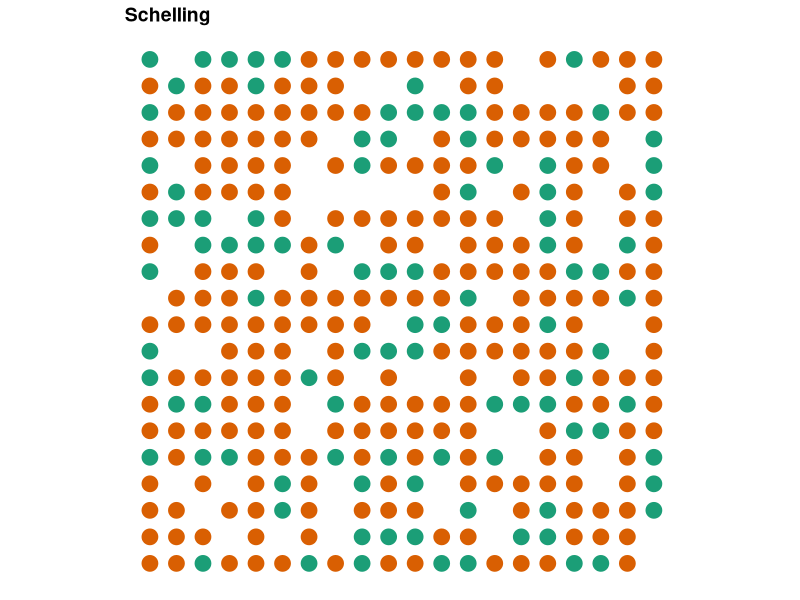

This figure's R source: (Note: a time limit stopped this script after it produced the figure.)
#Schelling Segregation Model with uneven preferences (wrapped)
# Based on David Zimmerman's example at: https://www.r-bloggers.com/agent-based-modelling-with-data-table-or-how-to-model-urban-migration-with-r/

initiateSchelling_wrapped <- function(dimensions = c(10, 10), n_races = 4, perc_empty = 0.2, perc_maj = .75){
  require(data.table)
  # create "races" based on colors
  dims <<- dimensions
  races <<- colours()[1:n_races]
  min_races <- races[2:length(races)]
  
  # get number of homes (equal to number of cells)
  n_homes = prod(dimensions)
  # calculates the number of agents (cells minus the percent of empty homes)
  count_agents <- floor(n_homes * (1 - perc_empty))
  
  # the characteristics that a home can have -- either empty or a particular race
  races <- c("empty", races)
  # the probabilities of a home having each characteristic
  probabilities <- c(perc_empty, 
                     (1-perc_empty)*perc_maj, 
                     rep((1 - perc_empty - (1-perc_empty)*perc_maj)/(n_races-1), times = n_races-1)
  )
  
  # creates the global schelling data.table
  schelling <<- data.table(id = 1:prod(dimensions),
                           x = rep(1:dimensions[1], 
                                   dimensions[2]),
                           y = rep(1:dimensions[2], 
                                   each = dimensions[1]),
                           race = sample(x = races, 
                                         size = n_homes, 
                                         prob = probabilities,
                                         replace = TRUE),
                           # used to find the satisfaction of each home
                           unsatisfied = rep(NA, prod(dimensions)))
}

plotSchelling <- function(title){
  require(data.table)
  require(ggplot2)
  require(RColorBrewer)
  # get races to get the right number of colors
  races <- unique(schelling$race)
  
  # find the dimensions of the grid to get the best dot size
  dims <- c(max(schelling$x), max(schelling$y))
  
  # create colors
  # check if there are 3 or fewer races, 
  # this would create issues with brewer.pal 
  # RColorBrewer otherwise
  if (length(races) <= 3) {
    colors <- brewer.pal(3, "Dark2")
  } else {
    colors <- brewer.pal(length(races), "Dark2")
  }
  
  # plot the graph  
  p <- ggplot(data = schelling[race != "empty"], 
              aes(x = x, y = y, color = race)) + 
    # resize dots to grid
    geom_point(size = 100/sqrt(prod(dims))) +  
    scale_colour_manual(values = colors) + 
    # theme: mostly blank
    theme_bw() + 
    theme(axis.line = element_blank(),
          axis.text.x = element_blank(),
          axis.text.y = element_blank(),
          axis.ticks = element_blank(),
          axis.title.x = element_blank(),
          axis.title.y = element_blank(),
          legend.position = "none",
          panel.background = element_blank(),
          panel.border = element_blank(),
          panel.grid.major = element_blank(),
          panel.grid.minor = element_blank(),
          plot.background = element_blank(),
          plot.title = element_text(lineheight=3, 
                                    face="bold", 
                                    color="black", 
                                    size=14)) +
    # fix axes to avoid distortion in the picture
    coord_fixed(ratio = 1) + 
    # add the title
    ggtitle(title)
  
  return(p)
}

iterate_wrapped_limit <- function(n = 10, dom_sim_threshold = .5, min_sim_threshold = .5, limit = 8){
  require(data.table)
  # subfunction that checks for a given x and y value if the agent is 
  # unsatisfied (returns TRUE or FALSE)
  is.unsatisfied_wrapped <- function(x_value, y_value, 
                                     dom_sim_threshold = dom_sim_threshold,
                                     min_sim_threshold = min_sim_threshold){
    # gets the race and id for the agent
    cur_race <- schelling[x == x_value & y == y_value, race]
    cur_id <- schelling[x == x_value & y == y_value, id]
    
    #sub-subfunction to identify agent's neighbors
    select.neighbors <- function(dimensions){
      
      #Identify coordinates of neighbors (adjusts wrapping based on position of agent)
      neighbors <- as.data.frame(matrix(NA, nrow = 8, ncol = 2))
      if(x_value == 1 & y_value == 1){
        neighbors[1,] <- schelling[x == dimensions[1] & y == y_value+1, 2:3]
        neighbors[2,] <- schelling[x == x_value & y == y_value+1, 2:3]
        neighbors[3,] <- schelling[x == x_value+1 & y == y_value+1, 2:3]
        neighbors[4,] <- schelling[x == dimensions[1] & y == y_value, 2:3]
        neighbors[5,] <- schelling[x == x_value+1 & y == y_value, 2:3]
        neighbors[6,] <- schelling[x == dimensions[1] & y == dimensions[2], 2:3]
        neighbors[7,] <- schelling[x == x_value & y == dimensions[2], 2:3]
        neighbors[8,] <- schelling[x == x_value+1 & y == dimensions[2], 2:3]
      }
      if(x_value == 1 & y_value %in% c(2:(dimensions[2]-1))){
        neighbors[1,] <- schelling[x == dimensions[1] & y == y_value+1, 2:3]
        neighbors[2,] <- schelling[x == x_value & y == y_value+1, 2:3]
        neighbors[3,] <- schelling[x == x_value+1 & y == y_value+1, 2:3]
        neighbors[4,] <- schelling[x == dimensions[1] & y == y_value, 2:3]
        neighbors[5,] <- schelling[x == x_value+1 & y == y_value, 2:3]
        neighbors[6,] <- schelling[x == dimensions[1] & y == y_value-1, 2:3]
        neighbors[7,] <- schelling[x == x_value & y == y_value-1, 2:3]
        neighbors[8,] <- schelling[x == x_value+1 & y == y_value-1, 2:3]
      }
      if(x_value == 1 & y_value == dimensions[2]){
        neighbors[1,] <- schelling[x == dimensions[1] & y == 1, 2:3]
        neighbors[2,] <- schelling[x == x_value & y == 1, 2:3]
        neighbors[3,] <- schelling[x == x_value+1 & y == 1, 2:3]
        neighbors[4,] <- schelling[x == dimensions[1] & y == y_value, 2:3]
        neighbors[5,] <- schelling[x == x_value+1 & y == y_value, 2:3]
        neighbors[6,] <- schelling[x == dimensions[1] & y == y_value-1, 2:3]
        neighbors[7,] <- schelling[x == x_value & y == y_value-1, 2:3]
        neighbors[8,] <- schelling[x == x_value+1 & y == y_value-1, 2:3]
      }
      if(x_value %in% c(2:(dimensions[1]-1)) & y_value == 1){
        neighbors[1,] <- schelling[x == x_value-1 & y == y_value+1, 2:3]
        neighbors[2,] <- schelling[x == x_value & y == y_value+1, 2:3]
        neighbors[3,] <- schelling[x == x_value+1 & y == y_value+1, 2:3]
        neighbors[4,] <- schelling[x == x_value-1 & y == y_value, 2:3]
        neighbors[5,] <- schelling[x == x_value+1 & y == y_value, 2:3]
        neighbors[6,] <- schelling[x == x_value-1 & y == dimensions[2], 2:3]
        neighbors[7,] <- schelling[x == x_value & y == dimensions[2], 2:3]
        neighbors[8,] <- schelling[x == x_value+1 & y == dimensions[2], 2:3]
      }
      if(x_value %in% c(2:(dimensions[1]-1)) & y_value %in% c(2:(dimensions[2]-1))){
        neighbors[1,] <- schelling[x == x_value-1 & y == y_value+1, 2:3]
        neighbors[2,] <- schelling[x == x_value & y == y_value+1, 2:3]
        neighbors[3,] <- schelling[x == x_value+1 & y == y_value+1, 2:3]
        neighbors[4,] <- schelling[x == x_value-1 & y == y_value, 2:3]
        neighbors[5,] <- schelling[x == x_value+1 & y == y_value, 2:3]
        neighbors[6,] <- schelling[x == x_value-1 & y == y_value-1, 2:3]
        neighbors[7,] <- schelling[x == x_value & y == y_value-1, 2:3]
        neighbors[8,] <- schelling[x == x_value+1 & y == y_value-1, 2:3] 
      }
      if(x_value %in% c(2:(dimensions[1]-1)) & y_value == dimensions[2]){
        neighbors[1,] <- schelling[x == x_value-1 & y == 1, 2:3]
        neighbors[2,] <- schelling[x == x_value & y == 1, 2:3]
        neighbors[3,] <- schelling[x == x_value+1 & y == 1, 2:3]
        neighbors[4,] <- schelling[x == x_value-1 & y == y_value, 2:3]
        neighbors[5,] <- schelling[x == x_value+1 & y == y_value, 2:3]
        neighbors[6,] <- schelling[x == x_value-1 & y == y_value-1, 2:3]
        neighbors[7,] <- schelling[x == x_value & y == y_value-1, 2:3]
        neighbors[8,] <- schelling[x == x_value+1 & y == y_value-1, 2:3]
      }
      if(x_value == dimensions[1] & y_value == 1){
        neighbors[1,] <- schelling[x == x_value-1 & y == y_value+1, 2:3]
        neighbors[2,] <- schelling[x == x_value & y == y_value+1, 2:3]
        neighbors[3,] <- schelling[x == 1 & y == y_value+1, 2:3]
        neighbors[4,] <- schelling[x == x_value-1 & y == y_value, 2:3]
        neighbors[5,] <- schelling[x == 1 & y == y_value, 2:3]
        neighbors[6,] <- schelling[x == x_value-1 & y == dimensions[2], 2:3]
        neighbors[7,] <- schelling[x == x_value & y == dimensions[2], 2:3]
        neighbors[8,] <- schelling[x == 1 & y == dimensions[2], 2:3]
      }
      if(x_value == dimensions[1] & y_value %in% c(2:(dimensions[2]-1))){
        neighbors[1,] <- schelling[x == x_value-1 & y == y_value+1, 2:3]
        neighbors[2,] <- schelling[x == x_value & y == y_value+1, 2:3]
        neighbors[3,] <- schelling[x == 1 & y == y_value+1, 2:3]
        neighbors[4,] <- schelling[x == x_value-1 & y == y_value, 2:3]
        neighbors[5,] <- schelling[x == 1 & y == y_value, 2:3]
        neighbors[6,] <- schelling[x == x_value-1 & y == y_value-1, 2:3]
        neighbors[7,] <- schelling[x == x_value & y == y_value-1, 2:3]
        neighbors[8,] <- schelling[x == 1 & y == y_value-1, 2:3]
      }
      if(x_value == dimensions[1] & y_value == dimensions[2]){
        neighbors[1,] <- schelling[x == x_value-1 & y == 1, 2:3]
        neighbors[2,] <- schelling[x == x_value & y == 1, 2:3]
        neighbors[3,] <- schelling[x == 1 & y == 1, 2:3]
        neighbors[4,] <- schelling[x == x_value-1 & y == y_value, 2:3]
        neighbors[5,] <- schelling[x == 1 & y == y_value, 2:3]
        neighbors[6,] <- schelling[x == x_value-1 & y == y_value-1, 2:3]
        neighbors[7,] <- schelling[x == x_value & y == y_value-1, 2:3]
        neighbors[8,] <- schelling[x == 1 & y == y_value-1, 2:3]
      }
      names(neighbors) <- c("x","y")
      
      ids <- schelling[x %in% neighbors$x & y %in% neighbors$y, id]
      
      return(ids)
    }
    # checks if the home is empty
    if (cur_race == "empty"){
      return(FALSE) # empty houses can't be unsatisfied
    }else{
      neighbor.ids <- select.neighbors(dimensions = dims)
      
      # counts simliar neighbors
      count_similar <- sum(schelling[id %in% neighbor.ids, 
                                     id != cur_id &
                                       race == cur_race])
      # counts different neighbors
      count_different <- sum(schelling[id %in% neighbor.ids, 
                                       id != cur_id &
                                         race != cur_race & 
                                         race != "empty"])
      
      # calculates the ratio
      ratio <- count_similar/(count_similar + count_different)
      
      # returns TRUE if the ratio is less than or equal to the threshold
      if(cur_race == races[1]){
        return(ratio <= dom_sim_threshold)
      }else{
        return(ratio <= min_sim_threshold)
      }
    }
  }
  
  # creates a ProgressBar
  pb <- txtProgressBar(min = 0, max = 1, style = 3)
  # and tracks time
  t <- Sys.time()
  
  #sets empty vector of ratios
  ratios.unsatisfied <- c(NULL)
  
  # iterates
  for (iterate in 1:n){
    # fills the boolean vector "unsatisfied" 
    # indicates if the household is unsatisfied 
    schelling[, unsatisfied := is.unsatisfied_wrapped(x_value = x, 
                                                      y_value = y, 
                                                      dom_sim_threshold = dom_sim_threshold,
                                                      min_sim_threshold = min_sim_threshold),
              by = 1:nrow(schelling)]
    
    ratio.unsatisfied <- sum(schelling$unsatisfied)/nrow(schelling)
    ratios.unsatisfied <- c(ratios.unsatisfied, ratio.unsatisfied)

    # move unsatisfied agents to an empty house
    # find the IDs that are empty where agents can migrate to
    emptyIDs <- schelling[race == "empty", id] # finds the id of empty houses
    
    # finds the origin of the agents moving, 
    usIDs <- schelling[(unsatisfied), id] # origin
    
    # finds available IDs for each household moving
    availIDs <<- sort(c(emptyIDs, usIDs))
    
    #subfunction to find nearest available cell
    find.available <- function(cell, avails, lim){
      distance <- c(NULL) #cast empty vector to fill with distances to available cells
      for(i in 1:length(avails)){
        #fill distances vector with absolute values of distance (to keep all values positive) between current cell and each available cell
        distance[i] <- abs(schelling[id == cell, x] - schelling[id == avails[i], x]) + abs(schelling[id == cell, y] - schelling[id == avails[i], y])
      }
      a <- as.data.frame(cbind(avails, distance)) #specify distance from current cell to each availablec cell
      options <- with(a, avails[distance > 0 & distance <= lim]) #pare down options to cells less than or equal to limited number of moves
      if(length(options >= 1)){
        target.id <- sample(options, size = 1)
      }else{target.id <- cell}
      availIDs <<- avails[-which(avails == target.id)]
      return(avails[which(avails == target.id)])
    }
    

    # cast a new data.table showing migration from origin_id to target-id
    transition <- data.table(origin = usIDs, 
                             oldRace = schelling[id %in% usIDs, race])
    transition[, target := find.available(cell = origin, avails = availIDs, lim = limit),
               by = 1:nrow(transition)]
    
    # move agents to the new homes
    schelling[id %in% transition$origin]$race = "empty"
    schelling[id %in% transition$target]$race = transition$oldRace
    
    # orders and reset schelling
    schelling <<- schelling[order(id)]
    
    # updates the ProgressBar
    setTxtProgressBar(pb, iterate/n)
  }
  close(pb)
  timedif <- Sys.time() - t
  
  # print out statistics for the calculation time
  print(paste0("Time for calculation in seconds: ", round(timedif, 3), " or: ",
               round(n / as.numeric(timedif), 3), " iterations per second"))
  print(ratios.unsatisfied)
  plotSchelling(title = paste0("Schelling Segregation Model after ", n, " Iterations (Wrapped)"))
}

initiateSchelling_wrapped(dimensions = c(20,20), n_races = 2, perc_maj = .7)
plotSchelling(title = "Schelling")
iterate_wrapped_limit(dom_sim_threshold = .5, min_sim_threshold = .5, limit = 8)
